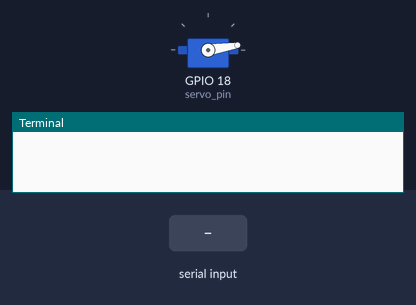
Simulated run of this program. Board: Raspberry Pi (BCM pin numbers). Shown: servo, the last lines printed to the terminal. The test bench sets the inputs (shaded band). Servo angles are drawn from the pulse width (0.5 ms = 0°, 2.5 ms = 180°).

Above: at 1.2 s.
1.3 s: "w" typed at the terminal, then Enter
At 2.1 s:
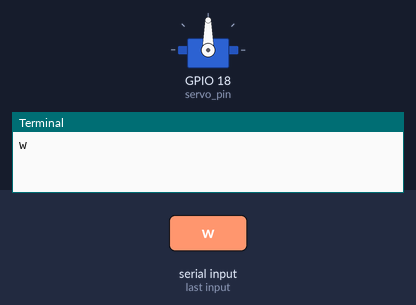
2.8 s: "e" typed at the terminal, then Enter
At 3.3 s:
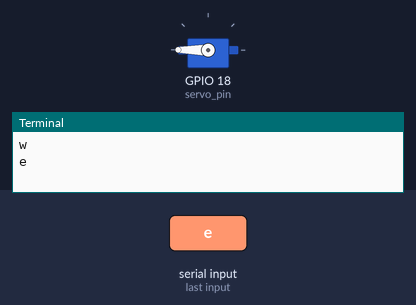
4.3 s: "q" typed at the terminal, then Enter
At 5.6 s:
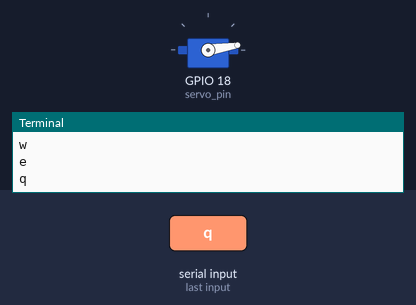
Timing chart, 0 to 7.3 s (numbered marks = the images above; inputs shaded):
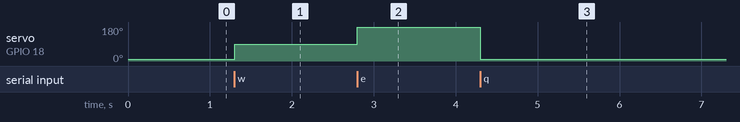

The program:

challenge114_X.py
```python
import RPi.GPIO as GPIO
import time

servo_pin = 18

GPIO.setmode(GPIO.BCM)
GPIO.setup(servo_pin,GPIO.OUT)

pwm = GPIO.PWM(servo_pin, 50)
pwm.start(3.0)

try:
    while True:
        a = input()

        pwm.start(100)
        pwm.ChangeDutyCycle(20)

        if a == 'q':
            pwm.ChangeDutyCycle(3.0)
        elif a == 'w':
            pwm.ChangeDutyCycle(7.5)
        elif a == 'e':
            pwm.ChangeDutyCycle(12.5)

        time.sleep(1.0)
        pwm.ChangeDutyCycle(0.0)
        pwm.stop()

except KeyboardInterrupt:
    GPIO.cleanup()
```

Measured:
- after the input at 1.3 s, servo on GPIO 18 (servo_pin): 9° → 90° at once
- after the input at 2.8 s, servo on GPIO 18 (servo_pin): 90° → 180° at once
- after the input at 4.3 s, servo on GPIO 18 (servo_pin): 180° → 9° at once
